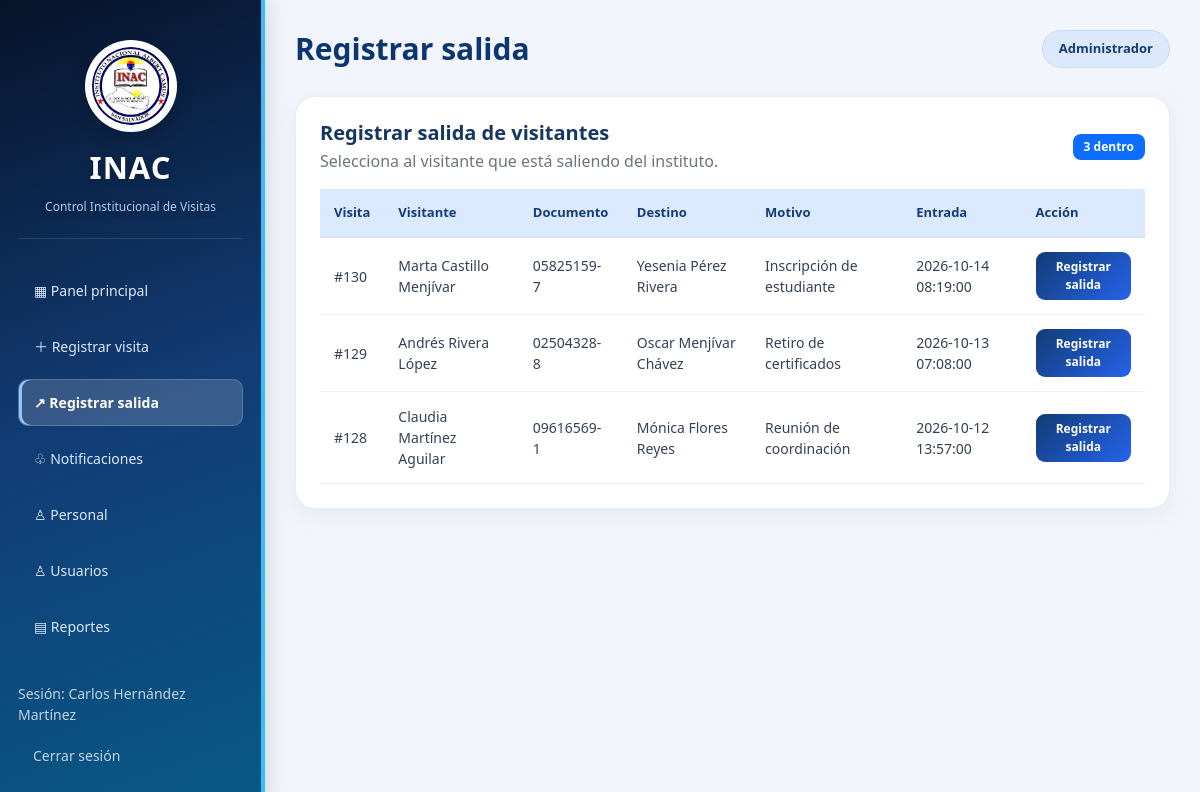
Page /registrar_salida.php (signed in) on the committed database.
### tables this page shows
CREATE TABLE `cv_visitas` (
  `id` int(11) NOT NULL,
  `visitante_id` int(11) NOT NULL,
  `personal_id` int(11) DEFAULT NULL,
  `motivo` varchar(255) NOT NULL,
  `fecha` date NOT NULL,
  `hora_entrada` datetime NOT NULL DEFAULT current_timestamp(),
  `hora_salida` datetime DEFAULT NULL,
  `estado` enum('Dentro','Finalizada') NOT NULL DEFAULT 'Dentro',
  `registrado_por` int(11) DEFAULT NULL,
  `notificacion_estado` enum('Pendiente','Enviada','Error','Sin correo') NOT NULL DEFAULT 'Pendiente'
);

CREATE TABLE `cv_visitantes` (
  `id` int(11) NOT NULL,
  `documento` varchar(30) DEFAULT NULL,
  `nombre` varchar(120) NOT NULL,
  `telefono` varchar(20) DEFAULT NULL,
  `institucion` varchar(120) DEFAULT NULL,
  `creado_en` timestamp NULL DEFAULT current_timestamp()
);

CREATE TABLE `cv_personal` (
  `id` int(11) NOT NULL,
  `nombre` varchar(120) NOT NULL,
  `cargo` varchar(80) NOT NULL,
  `departamento` varchar(100) DEFAULT NULL,
  `estado` tinyint(1) NOT NULL DEFAULT 1,
  `correo` varchar(190) DEFAULT NULL,
  `usuario_id` int(11) DEFAULT NULL
);

### registrar_salida.php (the view, shortened to what this page needs)
<?php
require_once __DIR__ . '/config.php';
$visitas = $conexion->query(
    "SELECT
        v.id,
        vi.nombre AS visitante,
        vi.documento,
        p.nombre AS destino,
        v.motivo,
        v.fecha,
        v.hora_entrada
     FROM cv_visitas v
     INNER JOIN cv_visitantes vi
        ON vi.id = v.visitante_id
     INNER JOIN cv_personal p
        ON p.id = v.personal_id
     WHERE v.estado = 'Dentro'
     ORDER BY v.hora_entrada DESC, v.id DESC"
)->fetch_all(MYSQLI_ASSOC);
$total = count($visitas);
?>
<div class="panel p-4 mb-4">
    <div class="d-flex justify-content-between align-items-center mb-3">
        <div>
            <h4 class="mb-1">Registrar salida de visitantes</h4>
            <p class="text-secondary mb-0">
                Selecciona al visitante que está saliendo del instituto.
            </p>
        </div>
        <span class="badge bg-primary">
            <?= $total ?> dentro
        </span>
    </div>
    <?php if (!$visitas): ?>
        <div class="alert alert-success">
            No hay visitantes pendientes de salida.
        </div>
    <?php else: ?>
        <div class="table-responsive">
            <table class="table table-hover align-middle">
                <thead>
                    <tr>
                        <th>Visita</th>
                        <th>Visitante</th>
                        <th>Documento</th>
                        <th>Destino</th>
                        <th>Motivo</th>
                        <th>Entrada</th>
                        <th>Acción</th>
                    </tr>
                </thead>
                <tbody>
                    <?php foreach ($visitas as $v): ?>
                        <tr>
                            <td>#<?= (int)$v['id'] ?></td>
                            <td><?= h($v['visitante']) ?></td>
                            <td>
                                <?= h($v['documento'] ?: 'Sin documento') ?>
                            </td>
                            <td><?= h($v['destino']) ?></td>
                            <td><?= h($v['motivo']) ?></td>
                            <td><?= h($v['hora_entrada']) ?></td>
                            <td>
                                <form method="POST"
                                      onsubmit="return confirm('¿Confirmar la salida de este visitante?');">
                                    <button type="submit"
                                            class="btn btn-sm btn-primary">
                                        Registrar salida
                                    </button>
                                </form>
                            </td>
                        </tr>
                    <?php endforeach; ?>
                </tbody>
            </table>
        </div>
    <?php endif; ?>
</div>

### estilo.css (style rules this page uses)
:root { --navy: #081a36; --navy2: #112e57; --navy3: #1b467c; --blue: #2563eb; --blue-light: #e8f0ff; --bg: #f2f5fb; --white: #ffffff; --text: #172b4d; --muted: #64748b; --border: #e2e8f0; }
* { box-sizing: border-box; }
body { margin: 0; background: var(--bg); font-family: 'Segoe UI', system-ui, sans-serif; color: var(--text); }
.panel { border: 1px solid rgba(226,232,240,0.75); border-radius: 17px; background: white; box-shadow: 0 6px 24px rgba(22,52,92,0.06); transition: box-shadow 0.2s ease; }
.panel h4 { color: #173763; font-weight: 700; font-size: 20px; }
.btn { border-radius: 9px; font-weight: 600; padding: 10px 16px; transition: all 0.2s ease; }
.btn-primary { background: #163f7a; border-color: #163f7a; }
.btn-sm { padding: 6px 11px; font-size: 12px; }
.table { margin-bottom: 0; }
.table thead th { background: #eaf1fb; color: #24456f; font-weight: 700; font-size: 13px; padding: 14px; border-bottom: 2px solid #d6e3f4; white-space: nowrap; }
.table tbody td { padding: 14px; vertical-align: middle; color: #334155; border-color: #edf1f7; font-size: 14px; }
.badge { font-size: 12px; padding: 7px 11px; border-radius: 8px; font-weight: 600; }
.panel { border-radius: 20px; }
.btn-primary { background: linear-gradient( 135deg, #123c75, #2563eb ); border: none; }
.table thead th { background: #dceaff; color: #123c75; }

### rows in the picture
cv_visitas: id "130", visitante.nombre "Marta Castillo Menjívar", visitante.documento "05825159-7", personal.nombre "Yesenia Pérez Rivera", motivo "Inscripción de estudiante", hora_entrada "2026-10-14 08:19:00"
cv_visitas: id "129", visitante.nombre "Andrés Rivera López", visitante.documento "02504328-8", personal.nombre "Oscar Menjívar Chávez", motivo "Retiro de certificados", hora_entrada "2026-10-13 07:08:00"
cv_visitas: id "128", visitante.nombre "Claudia Martínez Aguilar", visitante.documento "09616569-1", personal.nombre "Mónica Flores Reyes", motivo "Reunión de coordinación", hora_entrada "2026-10-12 13:57:00"

### other values in the picture
$nombre "Carlos Hernández Martínez"
$title "Registrar salida"
$rol "Administrador"
$total "3"
